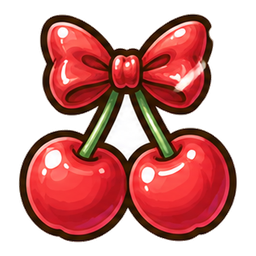
#> input picture assets/images/hats/cherry_pop_bow.png, 256 x 256 px
$ python -i regen_studio.py   (imports and definitions only)
#> lines starting #> are read from the running program, lines starting #| are printed output that depends on the picture
#!/usr/bin/env python3
"""Regen Studio — review + regenerate cosmetic art through the Codex ImageGen lane.

Every catalog item in one grid: current sprite + on-pig preview. Per item you can
  * Regen      — regenerate flat/front-facing via `codex exec` image_generation
                 (optional notes are folded into the prompt; the current sprite is
                 attached as a visual reference so the design carries over)
  * Approve    — staged art replaces assets/images/hats/<id>.png (old sprite is
                 backed up to tmp/regen_studio/backup/)
  * Decline    — discard the staged art

The flat-sticker rules baked into every prompt are the house rendering law:
flat 2D front view, paper-cutout silhouette, NO wrap-around bands / back-of-brim /
3/4 perspective — everything must lie directly on Rosie.

Items my 2026-07 depth audit flagged sort first (badge shows the reason).

  python3 tools/regen_studio.py   # http://127.0.0.1:8131/

State survives restarts in tmp/regen_studio/state.json. Jobs run one at a time in
a worker thread (a codex image call takes ~60-120s). Approving does NOT touch
RelSpecs — retune placement in placement_studio (8124) if proportions changed.
"""
import http.server, importlib.util, json, os, queue, shutil, socketserver
import subprocess, threading, time, urllib.request

ROOT = os.path.dirname(os.path.dirname(os.path.abspath(__file__)))
PORT = 8131
STATE_DIR = os.path.join(ROOT, "tmp/regen_studio")
STATE_PATH = os.path.join(STATE_DIR, "state.json")
STAGE_RAW = os.path.join(STATE_DIR, "staged_raw")
STAGE_PROC = os.path.join(STATE_DIR, "staged")
STAGE_PREV = os.path.join(STATE_DIR, "staged_prev")
BACKUP_DIR = os.path.join(STATE_DIR, "backup")
PREVIEW_DIR = os.path.join(ROOT, "tmp/factory/previews")
# [2 lines not run here, left out]

# Reuse pig_preview's catalog + on-pig renderer (single source of placement truth).
_spec = importlib.util.spec_from_file_location(
    "pig_preview", os.path.join(ROOT, "scripts/pig_preview.py"))
pp = importlib.util.module_from_spec(_spec)
# [1 line not run here, left out]

# 2026-07 depth audit, second pass — contact-sheet sweep + 4 independent
# vision auditors + full-size adjudication of every disputed call. Rule of
# decision: WORN items get the strict flat-front read; held props with depth
# internal to the object (mug, lantern, bow) pass — they never wrap the pig.
# Notable unflags vs pass 1: tophat/crown/venice_mask read flat at full size;
# halo keeps its ellipse (it floats — the "correct" front arc reads worse).
FLAGGED = {
    "wizard": "tilted, full brim ellipse",
    "daisy_flower_crown": "full wreath ring in perspective",
    "candlelit_circlet": "band back rim visible",
    "muddy_cap": "3/4 baseball cap",
    "masquerade_plume_hat": "tilted, visible interior opening",
    "squire_feather_cap": "3/4 tilt with depth",
    "silver_plume_helm": "3/4 helm, interior visible",
    "slop_pail_topper": "open rim shows interior",
    "slop_bucket_hat": "open-top bucket interior",
    "cowboy": "back of brim behind crown",
    "bog_helmet": "3/4 dome with perspective depth",
    "watering_can_hat": "3/4 spout/body depth",
    "release_party_crown": "tilted 3/4, band interior visible",
    "ticket_takers_cap": "3/4, top ellipse + interior rim",
    "aurora_glow_hood": "3/4 bonnet, opening faces sideways",
}

STYLE_RULES = """Style (children's storybook game sprite):
- Flat children's storybook illustration with bold ~3px black outline
- Soft saturated colors; no drop shadows, no glow
- Simple shapes, readable at small size (mobile game cosmetic)
- Pure transparent background, single item centered, small margin
- Square image, 1024x1024

RENDERING RULES (CRITICAL — the item is worn by a 2D front-facing pig):
- Flat 2D FRONT view, as if pressed against the camera - a paper cutout of only
  the visible front silhouette. It must lie flat on the character.
- NO wrap-around bands or rings: bands/brims are a single front-facing arc only.
- NO back-of-brim, NO clasp, NO full ellipse, NO 3/4 or tilted perspective,
  NO interior of the item visible, NO depth.
- No head, no face, no body - just the item."""

CATEGORY_HINT = {
    "hat": "It sits on top of the head; the bottom edge is the front arc that meets the head.",
    "glasses": "Front-facing eyewear; both lenses fully visible, no temples/arms.",
    "mask": "Front-facing face mask, symmetric.",
    "bow": "Front-facing bow, symmetric.",
    "neck": "Neckwear on an invisible bust; strap is a soft front arc only.",
    "held": "A single prop object, front view.",
    "scarf": "Front drape only, no wrap behind the neck.",
}


def load_state():
    if os.path.isfile(STATE_PATH):
        try:
            return json.load(open(STATE_PATH))
        except Exception:
            pass
    return {}


STATE_LOCK = threading.Lock()
STATE = load_state()
# The job queue is in-memory: anything mid-flight when the server died can
# never finish, so surface it as retryable instead of spinning forever.
# [4 lines not run here, left out]


# [11 lines left out: functions save_state, set_item, not called in this run]


ANCHOR_CATEGORY = {"head": "hat", "eyes": "glasses", "hand_r": "held", "hand_l": "held",
                   "neck": "neck", "body": "neck", "snout": "mask", "mouth": "mask"}


# [15 lines left out: function hat_images_ids, not called in this run]


def catalog():
    """id -> {id, category, name} for every on-pig item with a sprite."""
    by_id = pp.sql_categories()
    # base registry ids missing from the parsed catalogs (early-seed hats like
    # wizard/cowboy): category from their RelSpec anchor, default hat
    for i in hat_images_ids():
        if i not in by_id and not i.startswith("flag_"):
            spec = pp.REL.get(i)
            c = ANCHOR_CATEGORY.get(spec["anchor"], "hat") if spec else "hat"
            by_id[i] = {"id": i, "category": c}
    cat = json.load(open(os.path.join(ROOT, "docs/members-catalog.json")))
    by_id.update({it["id"]: it for it in cat})
    out = {}
    for i, it in sorted(by_id.items()):
        c = it["category"]
        src = ("assets/images/backgrounds/" if c == "background" else "assets/images/hats/") + i + ".png"
        if c == "background" and not os.path.isfile(os.path.join(ROOT, src)):
            src = f"assets/images/backgrounds/{i}_1.png"
        if not os.path.isfile(os.path.join(ROOT, src)):
            continue
        out[i] = {"id": i, "category": c, "src": src,
                  "name": it.get("name") or i.replace("_", " ").title()}
    return out


# [1 line that did not run here, left out]


# [55 lines left out: function build_prompt, not called in this run]


def process_to_sprite(raw_path, out_path, margin=0.06):
    """Crop to glyph, recenter with margin, downscale to 256 (matches process_cosmetic)."""
#> called with raw_path = '../assets/images/hats/cherry_pop_bow.png', out_path = 'out.png', margin = 0.06
    from PIL import Image
    im = Image.open(raw_path).convert("RGBA")
#> im is the input picture: PIL image 256x256 RGBA; mean R, G, B, A 101.6, 41.7, 38.9, 141.9
    bbox = im.getbbox()
#> bbox = (16, 11, 239, 245)
    if not bbox:
        raise RuntimeError("empty image after generation")
    glyph = im.crop(bbox)
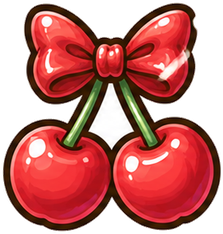
#> glyph: PIL image 223x234 RGBA; mean R, G, B, A 127.6, 52.4, 48.9, 178.2; transparent parts drawn white
    gw, gh = glyph.size
#> gw = 223; gh = 234
    side = round(max(gw, gh) * (1 + 2 * margin))
#> side = 262
    canvas = Image.new("RGBA", (side, side), (0, 0, 0, 0))
#> canvas: PIL image 262x262 RGBA; every value is 0
    canvas.paste(glyph, ((side - gw) // 2, (side - gh) // 2), glyph)
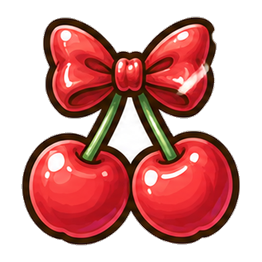
#> canvas: PIL image 262x262 RGBA; mean R, G, B, A 92.3, 35.3, 32.8, 134.7; transparent parts drawn white
    canvas.resize((256, 256), Image.LANCZOS).save(out_path)
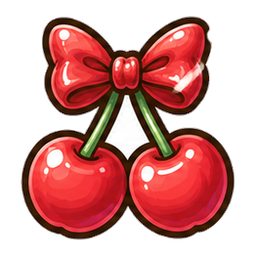
#> saved as out.png: PIL image 256x256 RGBA; mean R, G, B, A 95, 37.9, 35.3, 134.7; transparent parts drawn white


# [5 lines left out: function render_pig_preview, not called in this run]


JOBS = queue.Queue()


# [37 lines left out: function worker, not called in this run]


# Three parallel generation lanes — Codex imagegen calls are API-bound, so a
# small pool triples batch throughput without stressing the box.
# [2 lines not run here, left out]


NO_PLACEMENT = {"aura", "background", "tickle_particle"}
PLACEMENT_API = "http://127.0.0.1:8124"
DEPRECATE_SQL = os.path.join(ROOT, "supabase/migrations",
                             "20260738500000_deprecate_items.sql")


# [90 lines left out: functions write_deprecation_migration, effective_spec, save_placement, item_payload, not called in this run]


class Handler(http.server.BaseHTTPRequestHandler):
    def log_message(self, *a):
        pass

    # [138 lines left out: functions _send, _png, do_GET, do_POST, not called in this run]


# [5 lines not run here, left out]

>>> result = process_to_sprite('../assets/images/hats/cherry_pop_bow.png', 'out.png')
